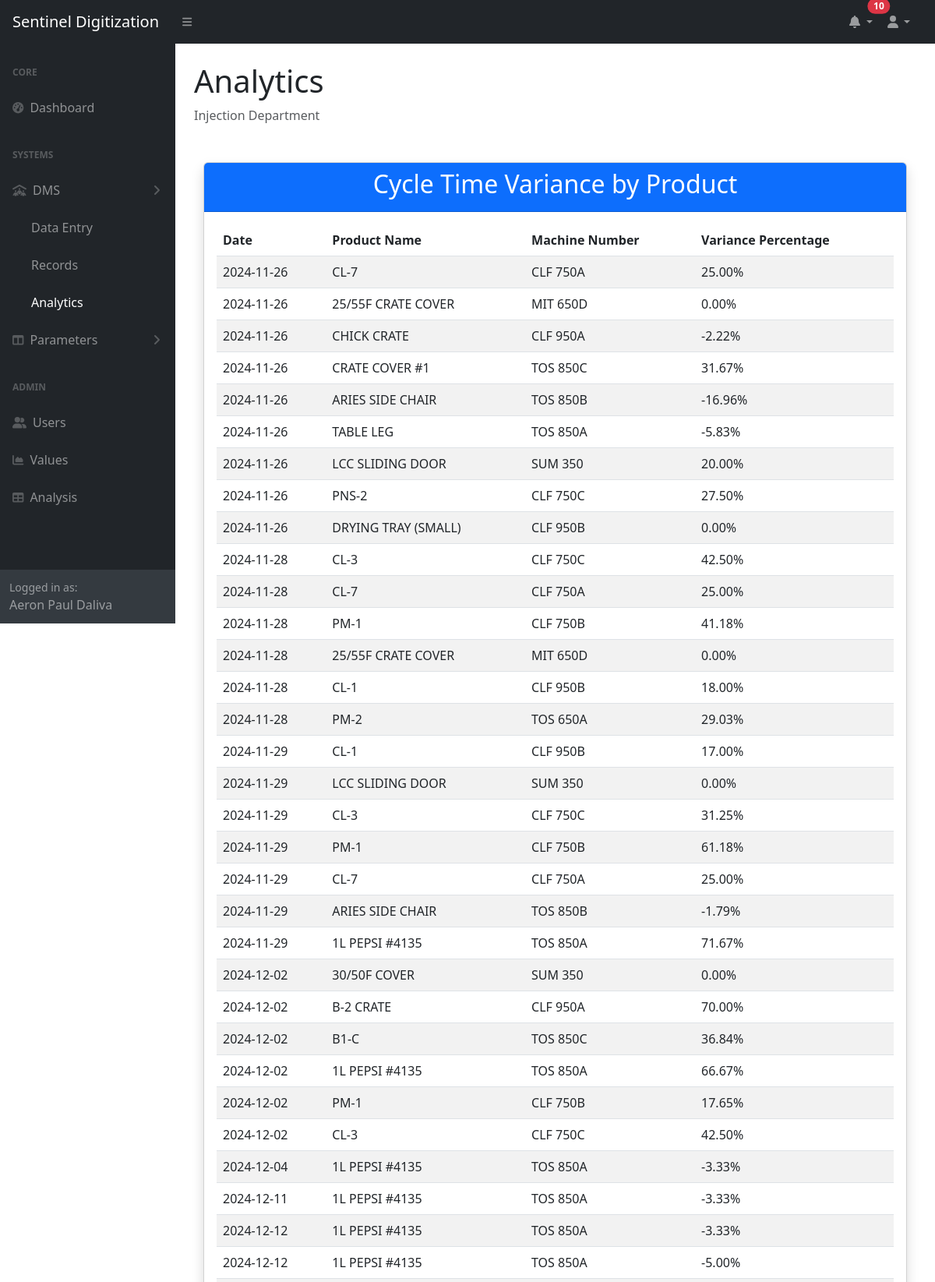
Screenshot of /dms/analytics.php (signed in, upper part) with the database file from the repository.
### tables this page shows
CREATE TABLE `submissions` (
  `id` int(11) NOT NULL,
  `date` date NOT NULL,
  `machine` varchar(255) NOT NULL,
  `prn` varchar(255) NOT NULL,
  `product_name` varchar(255) NOT NULL,
  `mold_code` int(255) NOT NULL,
  `cycle_time_target` int(11) NOT NULL,
  `cycle_time_actual` int(11) NOT NULL,
  `weight_standard` decimal(10,2) NOT NULL,
  `weight_gross` decimal(10,2) NOT NULL,
  `weight_net` decimal(10,2) NOT NULL,
  `cavity_designed` int(11) NOT NULL,
  `cavity_active` int(11) NOT NULL,
  `remarks` text DEFAULT NULL,
  `name` varchar(255) NOT NULL,
  `shift` varchar(50) NOT NULL
);

### dms/analytics.php (the view, shortened to what this page needs)
<?php
$servername = "localhost";
$username = "root";
$password = "injectionadmin123";
$dbname = "dailymonitoringsheet";
$conn = new mysqli($servername, $username, $password, $dbname);
function getPendingSubmissions($conn)
{
    $pending = [];
    $sql_pending = "SELECT id, product_name, `date` FROM submissions";
    $sql_pending .= " ORDER BY `date` DESC LIMIT 10";
    $result_pending = $conn->query($sql_pending);
    if ($result_pending && $result_pending->num_rows > 0) {
        while ($row = $result_pending->fetch_assoc()) {
            $pending[] = $row;
        }
    }
    return $pending;
}
$pending_submissions = getPendingSubmissions($conn);
$pending_count = count($pending_submissions);
?>
<?php
$servername = "localhost";
$username = "root";
$password = "injectionadmin123";
$dbname = "dailymonitoringsheet";
$conn = new mysqli($servername, $username, $password, $dbname);
$sqlProductVariance = "SELECT product_name,
                              date,
                              machine,
                              cycle_time_target,
                              cycle_time_actual
                       FROM submissions
                       WHERE cycle_time_target IS NOT NULL
                         AND cycle_time_actual IS NOT NULL";
$resultProductVariance = $conn->query($sqlProductVariance);
$productVarianceData = [];
if ($resultProductVariance->num_rows > 0) {
    while ($row = $resultProductVariance->fetch_assoc()) {
        $target = $row['cycle_time_target'];
        $actual = $row['cycle_time_actual'];
        $productName = $row['product_name'];
        $date = $row['date'];
        $machine = $row['machine'];
        if ($target == 0) {
            $variancePercentage = 0;
        } else {
            $variancePercentage = (($actual - $target) / $target) * 100;
        }
        $productVarianceData[] = [
            'product_name' => $productName,
            'date' => $date,
            'machine' => $machine,
            'variance_percentage' => $variancePercentage
        ];
    }
}
?>
<!DOCTYPE html>
<html lang="en">
<head>
    <link href="https://cdn.jsdelivr.net/npm/simple-datatables@7.1.2/dist/style.min.css" rel="stylesheet" />
    <link href="../css/styles.css" rel="stylesheet" />
    <link href="https://cdn.jsdelivr.net/npm/bootstrap@5.3.0/dist/css/bootstrap.min.css" rel="stylesheet">
    <link rel="stylesheet" href="https://cdnjs.cloudflare.com/ajax/libs/datatables/1.13.6/css/jquery.dataTables.min.css">
    <link rel="stylesheet" href="https://cdnjs.cloudflare.com/ajax/libs/datatables-responsive/2.5.0/css/responsive.dataTables.min.css">
</head>
<body class="sb-nav-fixed">
    <nav class="sb-topnav navbar navbar-expand navbar-dark bg-dark">
        <a class="navbar-brand ps-3" href="../index.php">Sentinel Digitization</a>
        <button class="btn btn-link btn-sm order-1 order-lg-0 me-4 me-lg-0" id="sidebarToggle" href="#!"><i
                class="fas fa-bars"></i></button>
        <ul class="navbar-nav ms-auto ms-md-0 me-3 me-lg-4">
            <li class="nav-item dropdown">
                <a class="nav-link dropdown-toggle position-relative" id="notifDropdown" href="#" role="button"
                    data-bs-toggle="dropdown" aria-expanded="false">
                    <i class="fas fa-bell"></i>
                    <?php if ($pending_count > 0): ?>
                        <span class="position-absolute top-0 start-100 translate-middle badge rounded-pill bg-danger">
                            <?php echo $pending_count; ?>
                        </span>
                    <?php endif; ?>
                </a>
            </li>
            <li class="nav-item dropdown">
                <a class="nav-link dropdown-toggle" id="navbarDropdown" href="#" role="button" data-bs-toggle="dropdown"
                    aria-expanded="false"><i class="fas fa-user fa-fw"></i></a>
            </li>
        </ul>
    </nav>
    <div id="layoutSidenav">
        <div id="layoutSidenav_nav">
            <nav class="sb-sidenav accordion sb-sidenav-dark" id="sidenavAccordion">
                <div class="sb-sidenav-menu">
                    <div class="nav">
                        <div class="sb-sidenav-menu-heading">Core</div>
                        <a class="nav-link" href="../index.php">
                            <div class="sb-nav-link-icon"><i class="fas fa-tachometer-alt"></i></div>
                            Dashboard
                        </a>
                        <div class="sb-sidenav-menu-heading">Systems</div>
                        <a class="nav-link collapsed" href="#" data-bs-toggle="collapse" data-bs-target="#collapseDMS"
                            aria-expanded="false" aria-controls="collapseDMS">
                            <div class="sb-nav-link-icon"><i class="fas fa-people-roof"></i></div>
                            DMS
                            <div class="sb-sidenav-collapse-arrow"><i class="fas fa-angle-down"></i></div>
                        </a>
                        <div class="collapse show" id="collapseDMS" aria-labelledby="headingOne"
                            data-bs-parent="#sidenavAccordion">
                            <nav class="sb-sidenav-menu-nested nav">
                                <a class="nav-link" href="index.php">Data Entry</a>
                                <a class="nav-link" href="submission.php">Records</a>
                                <a class="nav-link active" href="#">Analytics</a>
                            </nav>
                        </div>
                        <a class="nav-link collapsed" href="#" data-bs-toggle="collapse"
                            data-bs-target="#collapseParameters" aria-expanded="false"
                            aria-controls="collapseParameters">
                            <div class="sb-nav-link-icon"><i class="fas fa-columns"></i></div>
                            Parameters
                            <div class="sb-sidenav-collapse-arrow"><i class="fas fa-angle-down"></i></div>
                        </a>
                        <div class="sb-sidenav-menu-heading">Admin</div>
                        <a class="nav-link" href="../admin/users.php">
                            <div class="sb-nav-link-icon"><i class="fas fa-user-group"></i></div>
                            Users
                        </a>
                        <a class="nav-link" href="charts.html">
                            <div class="sb-nav-link-icon"><i class="fas fa-chart-area"></i></div>
                            Values
                        </a>
                        <a class="nav-link" href="tables.html">
                            <div class="sb-nav-link-icon"><i class="fas fa-table"></i></div>
                            Analysis
                        </a>
                    </div>
                </div>
                <div class="sb-sidenav-footer">
                    <div class="small">Logged in as:</div>
                    <?php echo $_SESSION['full_name']; ?>
                </div>
            </nav>
        </div>
        <div id="layoutSidenav_content">
            <main>
                <div class="container-fluid p-4">
                    <h1 class="">Analytics</h1>
                    <ol class="breadcrumb mb-4">
                        <li class="breadcrumb-item active">Injection Department</li>
                    </ol>
                    <div class="container-fluid my-5">
                        <div class="row row-cols-1">
                            <div class="col">
                                <div class="card shadow mb-3">
                                    <div class="card-header bg-primary text-white text-center">
                                        <h2>Cycle Time Variance by Product</h2>
                                    </div>
                                    <div class="card-body">
                                        <div class="table-responsive">
                                            <table id="cycleTimeVarianceTable" class="table table-striped display"
                                                style="width:100%">
                                                <thead>
                                                    <tr>
                                                        <th>Date</th>
                                                        <th>Product Name</th>
                                                        <th>Machine Number</th>
                                                        <th>Variance Percentage</th>
                                                    </tr>
                                                </thead>
                                                <tbody>
                                                    <?php foreach ($productVarianceData as $data): ?>
                                                        <tr>
                                                            <td><?php echo htmlspecialchars($data['date']); ?></td>
                                                            <td><?php echo htmlspecialchars($data['product_name']); ?></td>
                                                            <td><?php echo htmlspecialchars($data['machine']); ?></td>
                                                            <td><?php echo number_format($data['variance_percentage'], 2); ?>%
                                                            </td>
                                                        </tr>
                                                    <?php endforeach; ?>
                                                </tbody>
                                            </table>
                                        </div>
                                    </div>
                                </div>
                            </div>
                        </div>
                    </div>
                </div>
            </main>
        </div>
    </div>
</body>
</html>

### rows the page displays
submissions: date "2024-11-26", product_name "CL-7", machine "CLF 750A", variance_percentage "25.00"
submissions: date "2024-11-26", product_name "25/55F CRATE COVER", machine "MIT 650D", variance_percentage "0.00"
submissions: date "2024-11-26", product_name "CHICK CRATE", machine "CLF 950A", variance_percentage "-2.22"
submissions: date "2024-11-26", product_name "CRATE COVER #1", machine "TOS 850C", variance_percentage "31.67"
submissions: date "2024-11-26", product_name "ARIES SIDE CHAIR", machine "TOS 850B", variance_percentage "-16.96"
submissions: date "2024-11-26", product_name "TABLE LEG", machine "TOS 850A", variance_percentage "-5.83"
submissions: date "2024-11-26", product_name "LCC SLIDING DOOR", machine "SUM 350", variance_percentage "20.00"
submissions: date "2024-11-26", product_name "PNS-2", machine "CLF 750C", variance_percentage "27.50"
submissions: date "2024-11-26", product_name "DRYING TRAY (SMALL)", machine "CLF 950B", variance_percentage "0.00"
submissions: date "2024-11-28", product_name "CL-3", machine "CLF 750C", variance_percentage "42.50"
submissions: date "2024-11-28", product_name "CL-7", machine "CLF 750A", variance_percentage "25.00"
submissions: date "2024-11-28", product_name "PM-1", machine "CLF 750B", variance_percentage "41.18"
submissions: date "2024-11-28", product_name "25/55F CRATE COVER", machine "MIT 650D", variance_percentage "0.00"
submissions: date "2024-11-28", product_name "CL-1", machine "CLF 950B", variance_percentage "18.00"
submissions: date "2024-11-28", product_name "PM-2", machine "TOS 650A", variance_percentage "29.03"
submissions: date "2024-11-29", product_name "CL-1", machine "CLF 950B", variance_percentage "17.00"
submissions: date "2024-11-29", product_name "LCC SLIDING DOOR", machine "SUM 350", variance_percentage "0.00"
submissions: date "2024-11-29", product_name "CL-3", machine "CLF 750C", variance_percentage "31.25"
submissions: date "2024-11-29", product_name "PM-1", machine "CLF 750B", variance_percentage "61.18"
submissions: date "2024-11-29", product_name "CL-7", machine "CLF 750A", variance_percentage "25.00"
submissions: date "2024-11-29", product_name "ARIES SIDE CHAIR", machine "TOS 850B", variance_percentage "-1.79"
submissions: date "2024-11-29", product_name "1L PEPSI #4135", machine "TOS 850A", variance_percentage "71.67"
submissions: date "2024-12-02", product_name "30/50F COVER", machine "SUM 350", variance_percentage "0.00"
submissions: date "2024-12-02", product_name "B-2 CRATE", machine "CLF 950A", cycle_time_target "70.00"
submissions: date "2024-12-02", product_name "B1-C", machine "TOS 850C", variance_percentage "36.84"
submissions: date "2024-12-02", product_name "1L PEPSI #4135", machine "TOS 850A", variance_percentage "66.67"
submissions: date "2024-12-02", product_name "PM-1", machine "CLF 750B", variance_percentage "17.65"
submissions: date "2024-12-02", product_name "CL-3", machine "CLF 750C", variance_percentage "42.50"
submissions: date "2024-12-04", product_name "1L PEPSI #4135", machine "TOS 850A", variance_percentage "-3.33"
submissions: date "2024-12-11", product_name "1L PEPSI #4135", machine "TOS 850A", variance_percentage "-3.33"

### other values shown
$pending_count "10"
$_SESSION['full_name'] "Aeron Paul Daliva"
$data['date'] "2024-12-12"
$data['product_name'] "1L PEPSI #4135"
$data['machine'] "TOS 850A"
$data['variance_percentage'] "-3.33"
$data['variance_percentage'] "-5.00"
